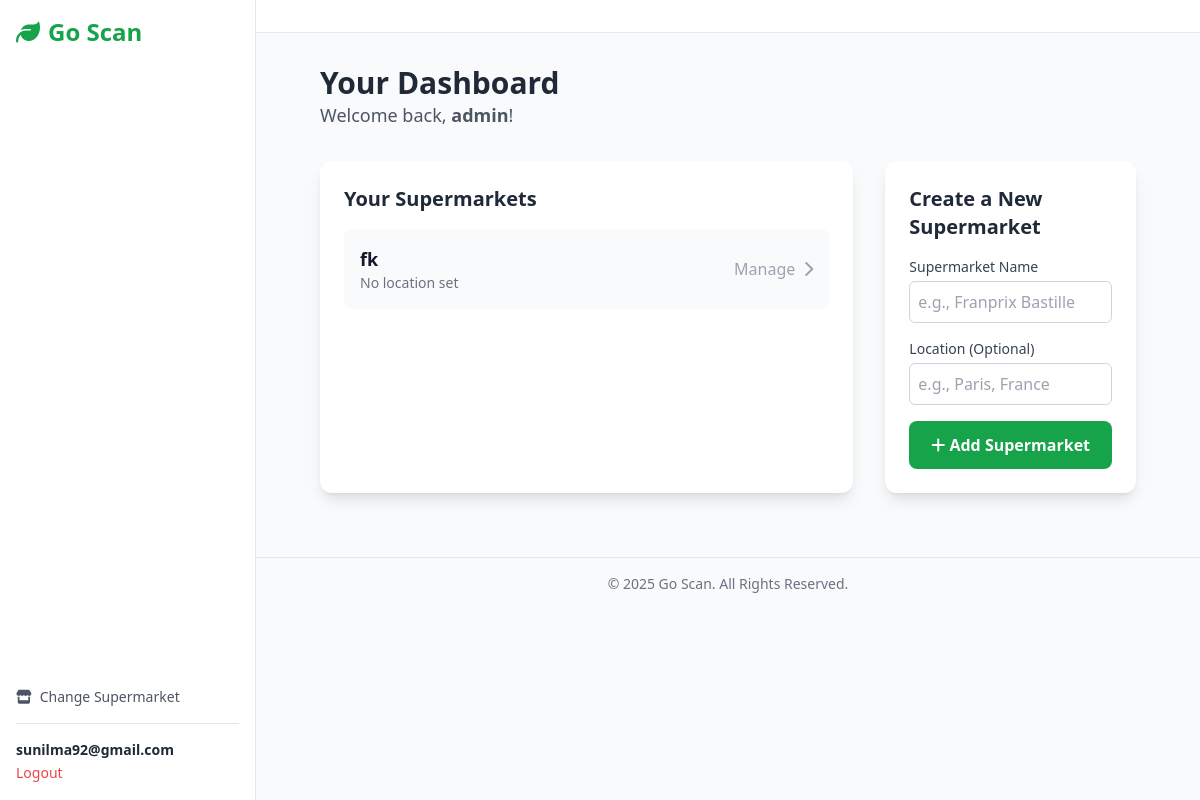
/users/dashboard/ (signed in), run on the app's committed database.
### users/models.py (models this page shows, shortened)
class Account(AbstractBaseUser):
    first_name = models.CharField(max_length=50)
    last_name = models.CharField(max_length=50)
    username = models.CharField(max_length=50, unique=True)
    email = models.EmailField(max_length=100, unique=True)
    phone_number = models.CharField(max_length=50, blank=True)
    date_joined = models.DateTimeField(auto_now_add=True)
    last_login = models.DateTimeField(auto_now=True)
    is_admin = models.BooleanField(default=False)
    is_staff = models.BooleanField(default=False)
    is_active = models.BooleanField(default=True)  # <-- Changed to True
    is_superuser = models.BooleanField(default=False)
    USERNAME_FIELD = 'username'
    REQUIRED_FIELDS = ['email', 'first_name', 'last_name']
    objects = MyAccountManager()

### Inventory/models.py (models this page shows, shortened)
class Supermarket(models.Model):
    owner = models.ForeignKey(settings.AUTH_USER_MODEL, on_delete=models.CASCADE, related_name='owned_supermarkets')
    name = models.CharField(max_length=200)
    description = models.TextField(blank=True, null=True, help_text="A short description of the supermarket.")
    logo = models.ImageField(upload_to='supermarket_logos/', blank=True, null=True)
    location = models.CharField(max_length=255, blank=True, null=True,
                                help_text="e.g., Street Address, City, Postal Code")
    phone_number = models.CharField(max_length=20, blank=True, null=True)
    website = models.URLField(max_length=255, blank=True, null=True)
    opening_hours = models.JSONField(blank=True, null=True,
                                     help_text="e.g., {'Monday': '09:00-20:00', 'Tuesday': '09:00-20:00'}")
    created_at = models.DateTimeField(auto_now_add=True)

### users/views.py (the view, shortened to what this page needs)
# urls.py: path('dashboard/', views.dashboard, name='dashboard'),
@login_required(login_url='account_login')
def dashboard(request):
    supermarkets = Supermarket.objects.filter(owner=request.user)
    context = {
        'supermarkets': supermarkets
    }
    return render(request, 'users/dashboard.html', context)

### templates/users/dashboard.html (shortened to what this page needs)
{% extends "inventory/base.html" %}
{% block content %}
<div class="max-w-7xl mx-auto px-4 sm:px-6 lg:px-8">
    <div class="mb-8">
        <h1 class="text-3xl font-bold text-gray-800">Your Dashboard</h1>
        <p class="text-lg text-gray-600">
            Welcome back, <span class="font-semibold">{{ user.first_name|default:user.username }}</span>!
        </p>
    </div>
    <div class="grid grid-cols-1 lg:grid-cols-3 gap-8">
        <div class="lg:col-span-2 bg-white p-6 rounded-xl shadow-lg">
            <h2 class="text-xl font-bold text-gray-800 mb-4">Your Supermarkets</h2>
            <div class="space-y-4">
                {% for supermarket in supermarkets %}
                <a href="{% url 'inventory:supermarket_dashboard' supermarket.id %}" class="block p-4 bg-gray-50 rounded-lg hover:bg-green-100 hover:shadow-md transition-all">
                    <div class="flex justify-between items-center">
                        <div>
                            <p class="font-semibold text-lg text-gray-900">{{ supermarket.name }}</p>
                            <p class="text-sm text-gray-500">{{ supermarket.location|default:"No location set" }}</p>
                        </div>
                        <div class="flex items-center gap-2 text-gray-400">
                            <span>Manage</span>
                            <i class="fas fa-chevron-right"></i>
                        </div>
                    </div>
                </a>
                {% empty %}
                <div class="text-center py-8 text-gray-500">
                    <i class="fas fa-store-slash fa-2x mb-2"></i>
                    <p>You haven't created any supermarkets yet. Add one to get started!</p>
                </div>
                {% endfor %}
            </div>
        </div>
        <div class="bg-white p-6 rounded-xl shadow-lg h-fit">
            <h2 class="text-xl font-bold text-gray-800 mb-4">Create a New Supermarket</h2>
            <form action="{% url 'users:dashboard' %}" method="POST" class="space-y-4">
                <div>
                    <label for="name" class="block text-sm font-medium text-gray-700">Supermarket Name</label>
                    <input type="text" name="name" id="name" required class="mt-1 w-full p-2 border border-gray-300 rounded-md" placeholder="e.g., Franprix Bastille">
                </div>
                <div>
                    <label for="location" class="block text-sm font-medium text-gray-700">Location (Optional)</label>
                    <input type="text" name="location" id="location" class="mt-1 w-full p-2 border border-gray-300 rounded-md" placeholder="e.g., Paris, France">
                </div>
                <div>
                    <button type="submit" class="w-full bg-green-600 text-white font-semibold py-3 rounded-lg hover:bg-green-700">
                        <i class="fas fa-plus"></i> Add Supermarket
                    </button>
                </div>
            </form>
        </div>
    </div>
</div>
{% endblock %}

### templates/inventory/base.html (shortened to what this page needs)
{% load static %}
<!DOCTYPE html>
<html lang="en">
<head>
    <script src="https://cdn.tailwindcss.com"></script>
    <link rel="stylesheet" href="https://cdnjs.cloudflare.com/ajax/libs/font-awesome/6.4.0/css/all.min.css">
</head>
<body class="bg-gray-50 font-sans">
    <aside id="sidebar" class="w-64 bg-white text-gray-800 p-4 border-r border-gray-200 fixed h-full flex flex-col z-30 md:translate-x-0">
        <div class="text-2xl font-bold text-green-600 mb-8 flex items-center">
            <i class="fas fa-leaf mr-2"></i>
            <span>Go Scan</span>
        </div>
        <nav class="space-y-1 flex-grow overflow-y-auto">
        </nav>
        <div class="mt-auto">
            <a href="{% url 'inventory:home' %}" class="text-sm text-gray-600 hover:text-green-600 flex items-center mb-4"><i class="fas fa-store mr-2"></i> Change Supermarket</a>
            {% if user.is_authenticated %}
            <div class="border-t pt-4">
                <p class="text-sm font-semibold truncate">{{ user.email }}</p>
                <a href="{% url 'account_logout' %}" class="text-sm text-red-500 hover:underline">Logout</a>
            </div>
            {% endif %}
        </div>
    </aside>
    <div class="flex-1 md:ml-64">
        <header class="bg-white/80 backdrop-blur-md sticky top-0 z-10 p-4 border-b border-gray-200 flex items-center justify-between">
        </header>
        <main class="p-4 sm:p-6 md:p-8">
            {% block content %}{% endblock %}
        </main>
         <footer class="text-center p-4 text-sm text-gray-500 border-t mt-8">
            © {% now "Y" %} Go Scan. All Rights Reserved.
        </footer>
    </div>
</body>
</html>

### templates/inventory/base.html (style rules this page uses)
#sidebar { transition: transform 0.3s ease-in-out; }

### data on the page
Account: email "sunilma92@gmail.com", first_name "admin"
Supermarket: name "fk", location "No location set"
